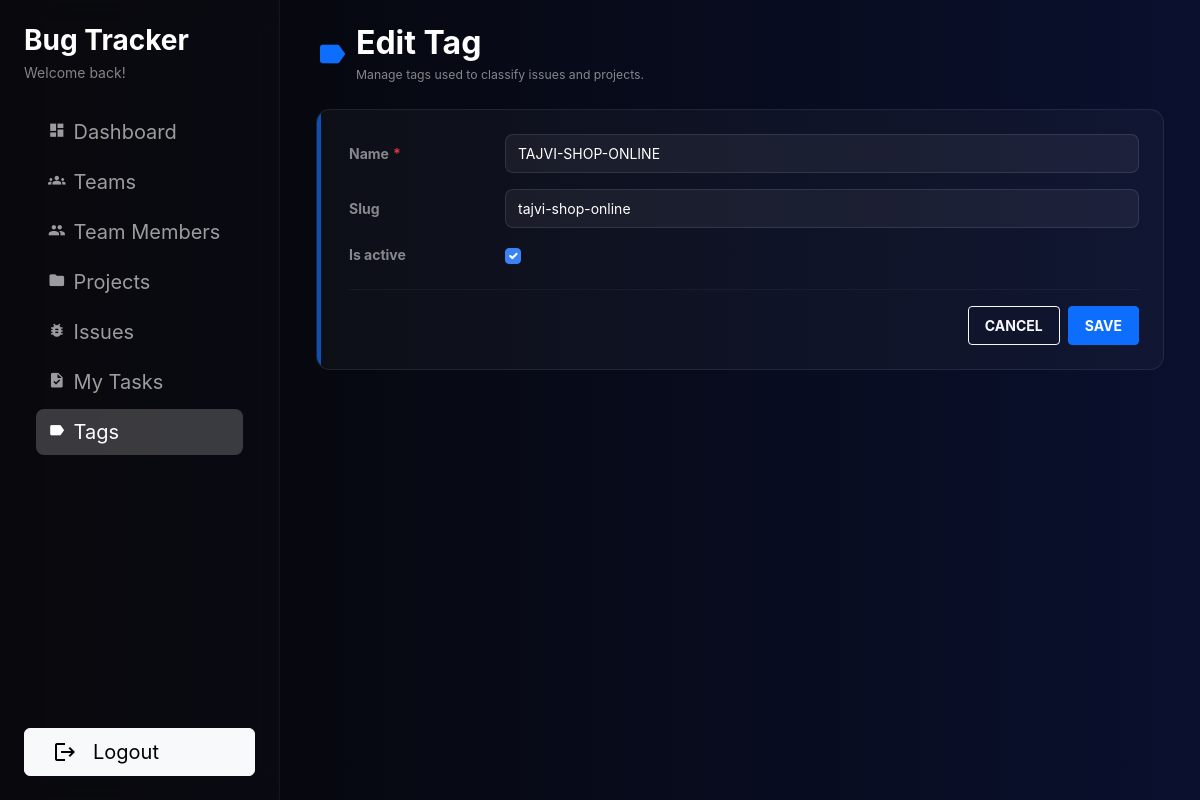
The page /tags/3/edit/ (signed in) on the database its author committed.
### issues/models.py (models this page shows, shortened)
class Tag(models.Model):
    name = models.CharField(max_length=100, unique=True)
    slug = models.SlugField(max_length=120, unique=True, blank=True)
    is_active = models.BooleanField(default=True)
    created_at = models.DateTimeField(auto_now_add=True)
    class Meta:
        ordering = ["name"]

### issues/views.py (the view, shortened to what this page needs)
# urls.py: path('tags/<int:pk>/edit/', TagUpdateView.as_view(), name='tag_edit'),
class TagUpdateView(LoginRequiredMixin, View):
    def get(self, request, pk):
        tag = get_object_or_404(Tag, pk=pk)
        form = TagForm(instance=tag)
        return render(request, "tags/tag_form.html", {"form": form, "title": "Edit Tag"})

### issues/forms.py
class TagForm(forms.ModelForm):
    class Meta:
        model = Tag
        fields = ["name", "slug", "is_active"]
        widgets = {
            "name": forms.TextInput(attrs={"class": "form-control"}),
            "slug": forms.TextInput(attrs={"class": "form-control"}),
            "is_active": forms.CheckboxInput(attrs={"class": "form-check-input"}),
        }

### templates/tags/tag_form.html (shortened to what this page needs)
{% extends "users/index.html" %}
{% block nav_tags_active %}active{% endblock %}
{% block dashboard_content %}
{% block page_header %}
<div class="row mb-4 align-items-center">
    <div class="col d-flex align-items-center">
        <span class="material-icons text-primary fs-2 me-2">label</span>
        <div>
            <h2 class="text-white fw-bold mb-1">{{ title }}</h2>
            <p class="text-white-50 small mb-0">Manage tags used to classify issues and projects.</p>
        </div>
    </div>
</div>
{% endblock %}
{% block content %}
<div class="form-card p-4 text-white">
    <div class="position-absolute start-0 top-0 bottom-0 bg-primary" style="width: 4px; opacity: 0.7;"></div>
    <form method="post" novalidate class="ms-2">
        <div class="mb-3 d-flex flex-column flex-md-row align-items-start align-items-md-center gap-1 gap-md-3">
            {% with field=form.name %}
                <label class="form-label text-white-50 smaller fw-bold uppercase mb-md-0" for="{{ field.id_for_label }}" style="min-width: 140px;">
                    {{ field.label }}{% if field.field.required %}<span class="text-danger ms-1">*</span>{% endif %}
                </label>
                <div class="flex-grow-1 w-100">
                    {{ field }}
                </div>
            {% endwith %}
        </div>
        <div class="mb-3 d-flex flex-column flex-md-row align-items-start align-items-md-center gap-1 gap-md-3">
            {% with field=form.slug %}
                <label class="form-label text-white-50 smaller fw-bold uppercase mb-md-0" for="{{ field.id_for_label }}" style="min-width: 140px;">
                    {{ field.label }}
                </label>
                <div class="flex-grow-1 w-100">
                    {{ field }}
                </div>
            {% endwith %}
        </div>
        <div class="mb-3 d-flex align-items-center gap-3">
            {% with field=form.is_active %}
                <label class="form-label text-white-50 smaller fw-bold uppercase mb-0" for="{{ field.id_for_label }}" style="min-width: 140px;">
                    {{ field.label }}
                </label>
                <div class="d-flex align-items-center">
                    {{ field }}
                </div>
            {% endwith %}
        </div>
        <div class="d-flex justify-content-end gap-2 mt-4 pt-3 border-top border-secondary border-opacity-10">
            <a href="{% url 'issues:tag_list' %}" class="btn btn-sm btn-outline-light py-2 px-3 smaller fw-bold tracking-tighter">
                CANCEL
            </a>
            <button type="submit" class="btn btn-sm btn-primary py-2 px-3 fw-bold tracking-tighter">
                SAVE
            </button>
        </div>
    </form>
</div>
{% endblock %}
{% endblock %}

### templates/users/index.html (style rules this page uses)
:root { --glass-bg: rgba(255, 255, 255, 0.06); --sidebar-width: 280px; }
body { font-family: 'Inter', 'Google Sans', sans-serif; background: linear-gradient(to left, #0a102e 0%, #050505 100%); min-height: 100vh; font-size: 0.875rem; color: rgba(255, 255, 255, 0.9); }

### templates/tags/tag_form.html (style rules this page uses)
body { font-size: 0.875rem; }
.form-card { background: rgba(255, 255, 255, 0.03); border: 1px solid rgba(255, 255, 255, 0.08); border-radius: 14px; position: relative; overflow: hidden; }
.form-card input[type="text"], .form-card input[type="slug"], .form-card input:not([type="checkbox"]) { background: rgba(255, 255, 255, 0.05) !important; border: 1px solid rgba(255, 255, 255, 0.1) !important; color: #ffffff !important; border-radius: 8px !important; padding: 8px 12px; font-size: 0.875rem; transition: all 0.2s ease; }
.form-card input[type="checkbox"] { width: 16px; height: 16px; background-color: rgba(255, 255, 255, 0.05); border: 1px solid rgba(255, 255, 255, 0.2); border-radius: 4px; vertical-align: middle; appearance: none; -webkit-appearance: none; cursor: pointer; transition: all 0.15s ease; }
.form-card input[type="checkbox"]:checked { background-color: #3b82f6; border-color: #3b82f6; background-size: 100% 100%; }

### rows shown on the page
Tag: name "TAJVI-SHOP-ONLINE", slug "tajvi-shop-online", is_active "☑"

### other values the page prints
{{ title }} "Edit Tag"
{{ field.label }} "Name"
{{ field.label }} "Slug"
{{ field.label }} "Is active"
